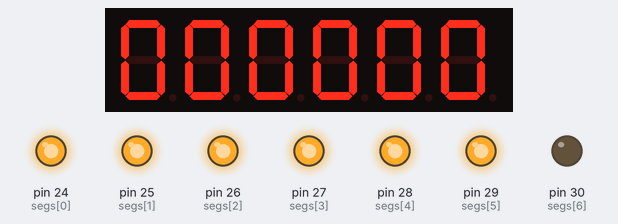
Recording of a sketch running on a simulated Arduino Mega 2560, built for the host (arithmetic inside an expression is 32-bit, double 64-bit). On the bench: 6-digit seven-segment display, output pins drawn as LEDs (lit = HIGH). Wiring (inferred from the names in the program): 6-digit 7-segment display, segments lit when LOW: segments pin 2, pin 3, pin 4, pin 5, pin 6, pin 7, pin 8; digit selects pin 9, pin 10, pin 11, pin 12, pin 22, pin 23. WiFi joins after 1.5 s; servers stay silent unless stated; uploads are accepted with an empty reply; the segment pins are drawn as the display they are named for; pins used as bus, display or sensor lines are not drawn; what the sketch prints to the serial monitor is not drawn.

Above: at 1.9 s.
At 61.87 s:
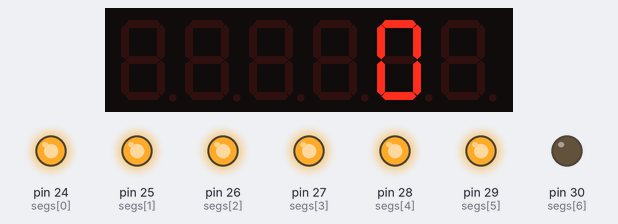
Timing chart, 0 to 63.4 s (numbered marks = the images above):
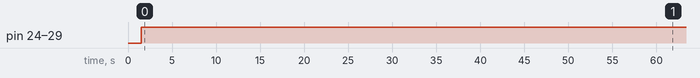

The sketch:

loto.ino
```cpp
#include "WiFiEsp.h"
#include "TimedAction.h"
#ifndef HAVE_HWSERIAL1
#include "SoftwareSerial.h"
#endif
long test = 0,loto_vlaue = 0;
char ssid[] = "P883-cht-3";
char pass[] = "as0955065969";
int status = WL_IDLE_STATUS;
int LOTOtoINT[22]={0};
int copy_loto[22]={0};
char c;
String text = "";
char server[] = "lotto123.org";

unsigned long lastConnectionTime = 0;
const unsigned long postingInterval = 60000L;

WiFiEspClient client;
void loto_DIGIT();
void loto_GET();
//TimedAction lotoget = TimedAction(8000,loto_GET);
TimedAction lotodigit = TimedAction(1,loto_DIGIT);

int seg[7] = {2,3,4,5,6,7,8};
int segs[7] = {24,25,26,27,28,29,30};
int digit[6] = {9,10,11,12,22,23};
int seven_seg_digit[10][7] ={
  {1,1,1,1,1,1,0}, //0
  {0,1,1,0,0,0,0}, //1
  {1,1,0,1,1,0,1}, //2
  {1,1,1,1,0,0,1}, //3
  {0,1,1,0,0,1,1}, //4
  {1,0,1,1,0,1,1}, //5
  {1,0,1,1,1,1,1}, //6
  {1,1,1,0,0,0,0}, //7
  {1,1,1,1,1,1,1}, //8
  {1,1,1,1,0,1,1}  //9
  };
  int seven_seg_digits[10][7] ={
  {0,0,0,0,0,0,1}, //0
  {1,0,0,1,1,1,1}, //1
  {0,0,1,0,0,1,0}, //2
  {0,0,0,0,1,1,0}, //3
  {1,1,0,1,1,0,0}, //4
  {0,1,0,0,1,0,0}, //5
  {0,1,0,0,0,0,0}, //6
  {0,0,0,1,1,1,1}, //7
  {0,0,0,0,0,0,0}, //8
  {0,0,0,0,1,0,0}  //9
  };

void setup(){
  Serial.begin(115200);
  Serial1.begin(115200);
  WiFi.init(&Serial1);

  if (WiFi.status() == WL_NO_SHIELD) {
    Serial.println("WiFi shield not present");
    while (true);
  }

  while ( status != WL_CONNECTED) {
    Serial.print("Attempting to connect to WPA SSID: ");
    Serial.println(ssid);
    status = WiFi.begin(ssid, pass);
  }

  for(int i = 0;i<7;i++)pinMode(seg[i],OUTPUT);
  for(int i = 0;i<7;i++)pinMode(segs[i],OUTPUT);
  for(int i = 0;i<6;i++)pinMode(digit[i],OUTPUT);

  Serial.println("You're connected to the network");
  printWifiStatus();
}

void loop()
{
  lotodigit.check();
  if(lastConnectionTime==0)httpRequest();
 while (client.available()) {
    c = client.read();
    text = String(c);
    //Serial.print(text);
    //Serial.print(text);
    test++;

    switch (test)
    {
        case 4941:
        case 4942:
        case 4944:
        case 4945:
        case 4977:
        case 4978:
        case 4992:
        case 4993:
        case 5007:
        case 5008:
        case 5022:
        case 5023:
        case 5037:
        case 5038:
        case 5052:
        case 5053:
        case 5112:
        case 5113:
        case 5167:
        case 5168:
        case 5170:
        case 5171:
            LOTOtoINT[loto_vlaue] = text.toInt();
            Serial.println(LOTOtoINT[loto_vlaue]);
           // copy_loto[loto_value] = LOTOtoINT[loto_vlaue];
            loto_vlaue++;
            break;
    }
  }
  test=0;
  loto_vlaue=0;
  if (millis() - lastConnectionTime > postingInterval) httpRequest();

//  lotoget.check();
}

void loto_DIGIT(){
  if(LOTOtoINT[0]!=0||LOTOtoINT[1]!=0||LOTOtoINT[2]!=0||LOTOtoINT[3]!=0){
    for(int i = 0;i<22;i++)copy_loto[i] = LOTOtoINT[i];
    for(int i = 0;i<6;i++){
      lightDigit(LOTOtoINT[i],i);
      delay(1);
    }
  }else if(copy_loto[0]+copy_loto[1]!=0){
    for(int i = 0;i<6;i++){
      lightDigit(copy_loto[i],i);
      delay(1);
    }
  }else{
    for(int i = 0;i<6;i++){
      lightDigit(0,i);
      delay(1);
    //Serial.print(0+" ");
    }
    //Serial.println();
  }
}

void httpRequest()
{
  Serial.println();
  client.stop();

  if (client.connect(server, 80)) {
    Serial.println("Connecting...");
    client.println(F("GET / HTTP/1.1"));
    client.println(F("Host: lotto123.org"));
    client.println("Connection: close");
    client.println();
    lastConnectionTime = millis();
  }else Serial.println("Connection failed");
}


void printWifiStatus()
{
  Serial.print("SSID: ");
  Serial.println(WiFi.SSID());
  IPAddress ip = WiFi.localIP();
  Serial.print("IP Address: ");
  Serial.println(ip);
  long rssi = WiFi.RSSI();
  Serial.print("Signal strength (RSSI):");
  Serial.print(rssi);
  Serial.println(" dBm");
}

void lightDigit(int num,int position){
    pickDigit(position);
    lightSegments(num);
}

void pickDigit(int value){
    for(int i = 0;i<4;i++)digitalWrite(digit[i],LOW);
    digitalWrite(22,HIGH);
    digitalWrite(23,HIGH);
    if(value!=4&&value!=5)digitalWrite(digit[value],HIGH);
    else digitalWrite(digit[value],LOW);
}

void lightSegments(int num){
  for(int i = 0;i<7;i++){
      digitalWrite(seg[i],seven_seg_digits[num][i]);
      digitalWrite(segs[i],seven_seg_digit[num][i]);
    }
}
```

Measured:
- by itself, pin 24 (segs[0]), pin 25 (segs[1]), pin 26 (segs[2]), pin 27 (segs[3]), pin 28 (segs[4]), pin 29 (segs[5]): LOW → HIGH at 1.5 s
- what the display in image 0 shows lasts 60.0 s, from 1.8 s to 61.8 s
